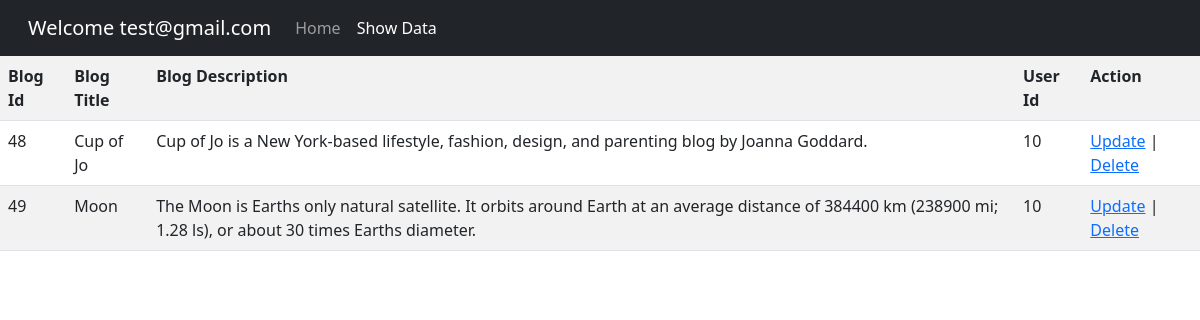
/showdata.php (signed in), run on the app's committed database.
### tables this page shows
CREATE TABLE `tbl_blog` (
  `id` int(11) NOT NULL,
  `userId` int(11) NOT NULL,
  `title` varchar(50) NOT NULL,
  `detail` varchar(1000) NOT NULL
);

### showdata.php (the view, shortened to what this page needs)
<!DOCTYPE html>
<html lang="en">
<?php
include("connect.php");
?>
<head>
    <link rel="stylesheet" href="./css/style.css">
    <link rel="stylesheet" href="./css/bootstrap/bootstrap.css">
</head>
<body>
    <nav class="navbar navbar-expand-lg navbar-dark bg-dark">
        <div class="container-fluid">
            <div class="collapse navbar-collapse" id="navbarSupportedContent">
                <div class="navbar-nav navbar-brand">Welcome
                    <?php echo $_SESSION['email'] ?>
                </div>
                <ul class="navbar-nav me-auto mb-2 mb-lg-0">
                    <li class="nav-item">
                        <a class="nav-link " aria-current="page" href="./home.php">Home</a>
                    </li>
                    <li class="nav-item">
                        <a class="nav-link active" aria-current="page" href="./showdata.php">Show Data</a>
                    </li>
                </ul>
            </div>
        </div>
    </nav>
    <table class="table table-striped">
        <tr>
            <th>Blog Id</th>
            <th>Blog Title</th>
            <th>Blog Description</th>
            <th>User Id</th>
            <th>Action</th>
        </tr>
        <?php
        $query = "select * from tbl_blog";
        $res = mysqli_query($conn, $query);
        while ($row = mysqli_fetch_assoc($res)) {
            ?>
            <tr>
                <td>
                    <?php echo $row['id'] ?>
                </td>
                <td>
                    <?php echo $row['title'] ?>
                </td>
                <td>
                    <?php echo $row['detail'] ?>
                </td>
                <td>
                    <?php echo $row['userId'] ?>
                </td>
                <td><a href="./update.php?bid=<?php echo $row['id'] ?>">Update</a> | <a
                        href="showdata.php?delid=<?php echo $row['id'] ?>"
                        onclick="return confirm('Are you sure?')">Delete</a></td>
            </tr>
            <?php
        }
        ?>
    </table>
</body>
</html>

### data on the page
tbl_blog: id "48", title "Cup of Jo", detail "Cup of Jo is a New York-based lifestyle, fashion, design, and parenting blog by Joanna Goddard.", userId "10"
tbl_blog: id "49", title "Moon", detail "The Moon is Earths only natural satellite. It orbits around Earth at an average distance of 384400 km (238900 mi; 1.28 ls), or about 30 times Earths diameter.", userId "10"

### other printed values
$_SESSION['email'] "test@gmail.com"
